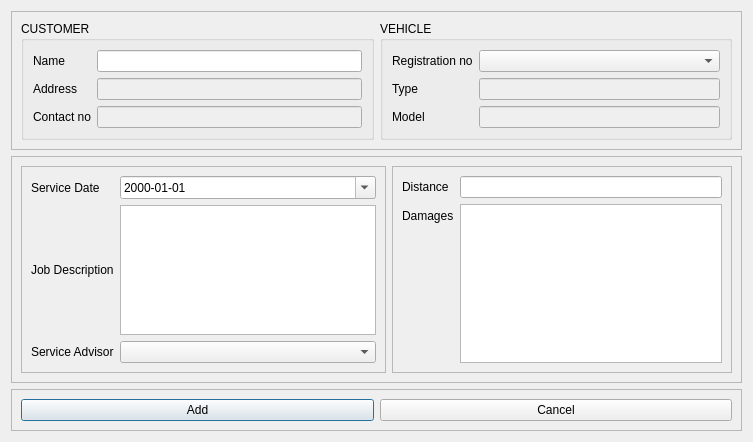
<?xml version="1.0" encoding="UTF-8"?>
<ui version="4.0">
 <class>Dialog</class>
 <widget class="QDialog" name="Dialog">
  <property name="geometry">
   <rect>
    <x>0</x>
    <y>0</y>
    <width>753</width>
    <height>442</height>
   </rect>
  </property>
  <property name="windowTitle">
   <string>Dialog</string>
  </property>
  <layout class="QVBoxLayout" name="verticalLayout">
   <item>
    <widget class="QFrame" name="frame">
     <property name="sizePolicy">
      <sizepolicy hsizetype="Preferred" vsizetype="Fixed">
       <horstretch>0</horstretch>
       <verstretch>0</verstretch>
      </sizepolicy>
     </property>
     <property name="frameShape">
      <enum>QFrame::StyledPanel</enum>
     </property>
     <property name="frameShadow">
      <enum>QFrame::Raised</enum>
     </property>
     <layout class="QHBoxLayout" name="horizontalLayout">
      <item>
       <widget class="QGroupBox" name="groupBox">
        <property name="sizePolicy">
         <sizepolicy hsizetype="Expanding" vsizetype="Fixed">
          <horstretch>0</horstretch>
          <verstretch>0</verstretch>
         </sizepolicy>
        </property>
        <property name="title">
         <string>CUSTOMER</string>
        </property>
        <layout class="QFormLayout" name="formLayout">
         <item row="0" column="0">
          <widget class="QLabel" name="label">
           <property name="text">
            <string>Name</string>
           </property>
          </widget>
         </item>
         <item row="1" column="0">
          <widget class="QLabel" name="label_3">
           <property name="text">
            <string>Address</string>
           </property>
          </widget>
         </item>
         <item row="1" column="1">
          <widget class="QLineEdit" name="input_address">
           <property name="enabled">
            <bool>false</bool>
           </property>
          </widget>
         </item>
         <item row="2" column="0">
          <widget class="QLabel" name="label_5">
           <property name="text">
            <string>Contact no</string>
           </property>
          </widget>
         </item>
         <item row="2" column="1">
          <widget class="QLineEdit" name="input_contact">
           <property name="enabled">
            <bool>false</bool>
           </property>
          </widget>
         </item>
         <item row="0" column="1">
          <widget class="QLineEdit" name="input_c_name">
           <property name="clearButtonEnabled">
            <bool>true</bool>
           </property>
          </widget>
         </item>
        </layout>
       </widget>
      </item>
      <item>
       <widget class="QGroupBox" name="groupBox_2">
        <property name="sizePolicy">
         <sizepolicy hsizetype="Preferred" vsizetype="Fixed">
          <horstretch>0</horstretch>
          <verstretch>0</verstretch>
         </sizepolicy>
        </property>
        <property name="title">
         <string>VEHICLE</string>
        </property>
        <layout class="QFormLayout" name="formLayout_2">
         <item row="0" column="0">
          <widget class="QLabel" name="label_2">
           <property name="text">
            <string>Registration no</string>
           </property>
          </widget>
         </item>
         <item row="0" column="1">
          <widget class="QComboBox" name="comboBox_reg_no">
           <property name="currentIndex">
            <number>-1</number>
           </property>
          </widget>
         </item>
         <item row="1" column="0">
          <widget class="QLabel" name="label_4">
           <property name="text">
            <string>Type</string>
           </property>
          </widget>
         </item>
         <item row="1" column="1">
          <widget class="QLineEdit" name="input_type">
           <property name="enabled">
            <bool>false</bool>
           </property>
          </widget>
         </item>
         <item row="2" column="0">
          <widget class="QLabel" name="label_6">
           <property name="text">
            <string>Model</string>
           </property>
          </widget>
         </item>
         <item row="2" column="1">
          <widget class="QLineEdit" name="input_model">
           <property name="enabled">
            <bool>false</bool>
           </property>
          </widget>
         </item>
        </layout>
       </widget>
      </item>
     </layout>
    </widget>
   </item>
   <item>
    <widget class="QFrame" name="frame_3">
     <property name="frameShape">
      <enum>QFrame::StyledPanel</enum>
     </property>
     <property name="frameShadow">
      <enum>QFrame::Raised</enum>
     </property>
     <layout class="QHBoxLayout" name="horizontalLayout_2">
      <item>
       <widget class="QFrame" name="frame_2">
        <property name="frameShape">
         <enum>QFrame::StyledPanel</enum>
        </property>
        <property name="frameShadow">
         <enum>QFrame::Raised</enum>
        </property>
        <layout class="QFormLayout" name="formLayout_4">
         <item row="1" column="0">
          <widget class="QLabel" name="label_7">
           <property name="sizePolicy">
            <sizepolicy hsizetype="Preferred" vsizetype="Expanding">
             <horstretch>0</horstretch>
             <verstretch>0</verstretch>
            </sizepolicy>
           </property>
           <property name="text">
            <string>Job Description</string>
           </property>
          </widget>
         </item>
         <item row="1" column="1">
          <widget class="QTextEdit" name="input_job_desc">
           <property name="sizePolicy">
            <sizepolicy hsizetype="Expanding" vsizetype="Expanding">
             <horstretch>0</horstretch>
             <verstretch>0</verstretch>
            </sizepolicy>
           </property>
          </widget>
         </item>
         <item row="0" column="0">
          <widget class="QLabel" name="label_10">
           <property name="text">
            <string>Service Date</string>
           </property>
          </widget>
         </item>
         <item row="2" column="0">
          <widget class="QLabel" name="label_11">
           <property name="text">
            <string>Service Advisor</string>
           </property>
          </widget>
         </item>
         <item row="2" column="1">
          <widget class="QComboBox" name="comboBox_advisor"/>
         </item>
         <item row="0" column="1">
          <widget class="QDateEdit" name="dateEdit_s_date">
           <property name="displayFormat">
            <string>yyyy-MM-dd</string>
           </property>
           <property name="calendarPopup">
            <bool>true</bool>
           </property>
          </widget>
         </item>
        </layout>
       </widget>
      </item>
      <item>
       <widget class="QFrame" name="frame_4">
        <property name="frameShape">
         <enum>QFrame::StyledPanel</enum>
        </property>
        <property name="frameShadow">
         <enum>QFrame::Raised</enum>
        </property>
        <layout class="QFormLayout" name="formLayout_3">
         <item row="0" column="0">
          <widget class="QLabel" name="label_8">
           <property name="text">
            <string>Distance</string>
           </property>
          </widget>
         </item>
         <item row="0" column="1">
          <widget class="QLineEdit" name="input_dist"/>
         </item>
         <item row="1" column="0">
          <widget class="QLabel" name="label_9">
           <property name="text">
            <string>Damages</string>
           </property>
          </widget>
         </item>
         <item row="1" column="1">
          <widget class="QTextEdit" name="input_damg"/>
         </item>
        </layout>
       </widget>
      </item>
     </layout>
    </widget>
   </item>
   <item>
    <widget class="QFrame" name="frame_5">
     <property name="frameShape">
      <enum>QFrame::StyledPanel</enum>
     </property>
     <property name="frameShadow">
      <enum>QFrame::Raised</enum>
     </property>
     <layout class="QHBoxLayout" name="horizontalLayout_3">
      <item>
       <widget class="QPushButton" name="bt_ok">
        <property name="text">
         <string>Add</string>
        </property>
       </widget>
      </item>
      <item>
       <widget class="QPushButton" name="bt_cancel">
        <property name="text">
         <string>Cancel</string>
        </property>
       </widget>
      </item>
     </layout>
    </widget>
   </item>
  </layout>
 </widget>
 <resources/>
 <connections/>
</ui>
